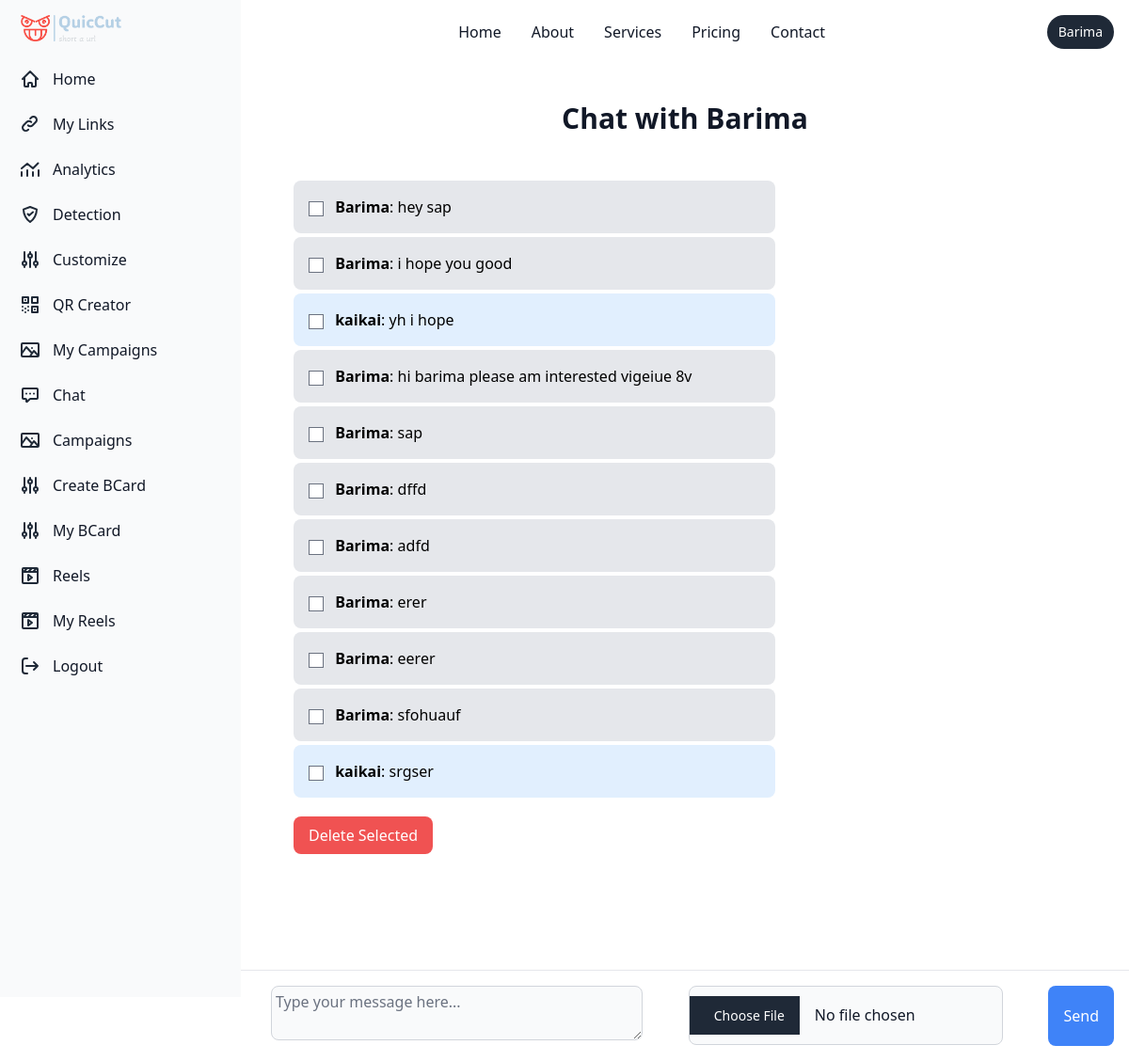
The app's page /chat/Barima/ (signed in), older data.
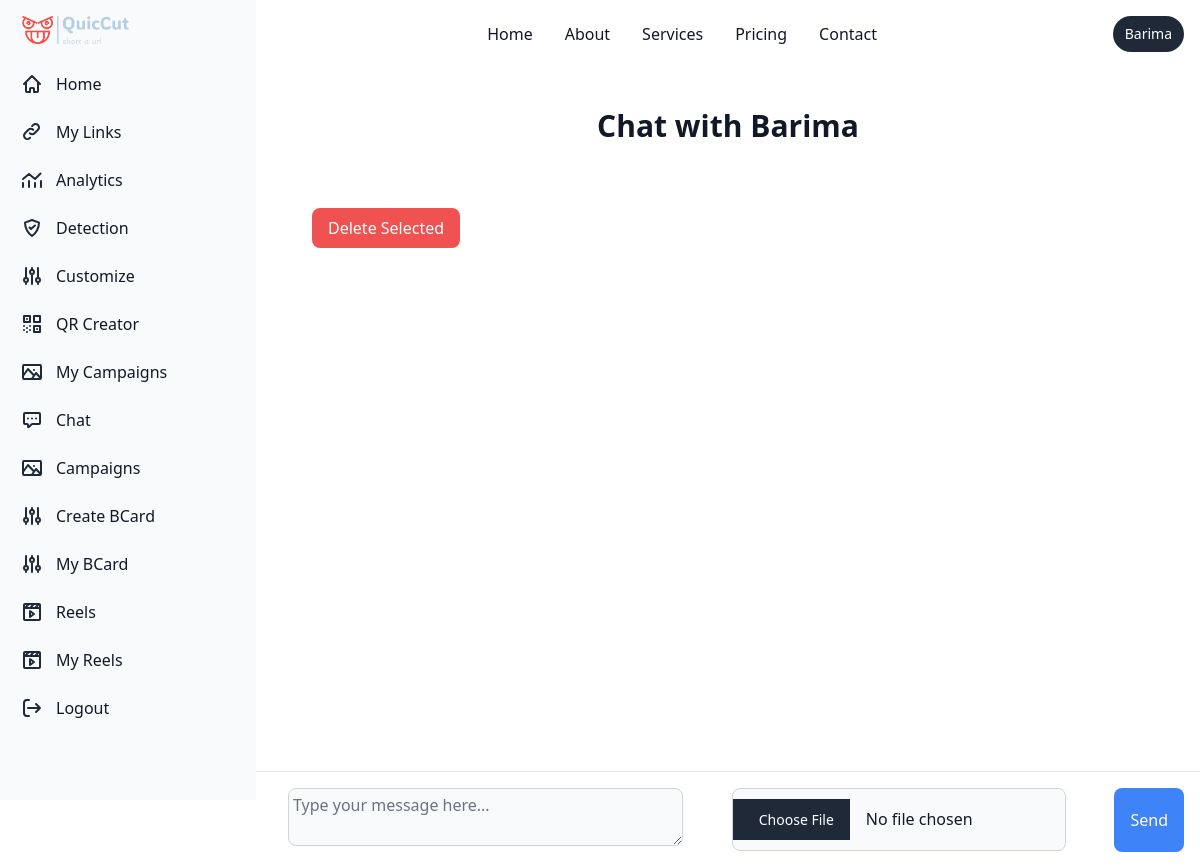
The same page, newer data.
### chat/models.py (models this page shows, shortened)
class Message(models.Model):
    sender = models.ForeignKey(User, related_name='sent_messages', on_delete=models.CASCADE)
    receiver = models.ForeignKey(User, related_name='received_messages', on_delete=models.CASCADE)
    content = models.TextField()
    timestamp = models.DateTimeField(auto_now_add=True)
    is_read = models.BooleanField(default=False)
    file = models.FileField(upload_to='uploads/', blank=True, null=True)

### chat/views.py (the view)
# urls.py: path('<str:username>/', views.chat_detail, name='chat_detail'),
@login_required
def chat_detail(request, username):
    user = get_object_or_404(User, username=username)
    if request.method == 'POST':
        form = MessageForm(request.POST, request.FILES)
        if form.is_valid():
            message = form.save(commit=False)
            message.sender = request.user
            message.receiver = user
            message.save()
            return redirect('chat_detail', username=user.username)
    else:
        form = MessageForm()
    messages = Message.objects.filter(
        (Q(sender=request.user) & Q(receiver=user)) |
        (Q(sender=user) & Q(receiver=request.user))
    ).order_by('timestamp')
    unread_messages = messages.filter(receiver=request.user, is_read=False)
    unread_messages.update(is_read=True)
    if request.method == 'POST':
        content = request.POST.get('content')
        if content:
            Message.objects.create(sender=request.user, receiver=user, content=content)
    if request.method == 'POST' and 'delete_message_ids' in request.POST:
            message_ids = request.POST.getlist('delete_message_ids')
            Message.objects.filter(id__in=message_ids).delete()
    return render(request, 'chat/chat_detail.html', {'messages': messages,'form': form, 'user': user})

### chat/forms.py
class MessageForm(forms.ModelForm):
    class Meta:
        model = Message
        fields = ['content', 'file']
        widgets = {
            'content': forms.Textarea(attrs={
                'rows': 2,
                'class': 'p-1 text-md text-gray-900 bg-gray-50 rounded-lg border border-gray-300 focus:ring-blue-500 focus:border-blue-500 dark:bg-gray-700 dark:border-gray-600 dark:placeholder-gray-400 dark:text-white dark:focus:ring-blue-500 dark:focus:border-blue-500',
                'placeholder': 'Type your message here...'
            }),
                'file': forms.ClearableFileInput(attrs={
                'class': "p-2.5 text-md text-gray-900 bg-gray-50 rounded-lg border border-gray-300 focus:ring-blue-500 focus:border-blue-500 dark:bg-gray-700 dark:border-gray-600 dark:placeholder-gray-400 dark:text-white dark:focus:ring-blue-500 dark:focus:border-blue-500",
            }),
        }

### chat/templatetags/chat_tags.py (called while the page is built)
@register.simple_tag
def unread_message_count(user):
    return Message.objects.filter(receiver=user, is_read=False).count()

### templates/chat/chat_detail.html (shortened to what this page needs)
{% extends 'basehome/base.html' %}
{% block content %}
<div class="p-10 sm:ml-64 h-screen flex flex-col">
    <div class="flex-none">
        <h1 class="text-center text-3xl font-bold text-gray-900 mb-8">Chat with {{ user.username }}</h1>
    </div>
    <div class="flex-1 overflow-y-auto p-4 space-y-4 mb-24">
        <form method="post">
            {% for message in messages %}
                <div class="mb-1 {% if message.sender == request.user %}bg-blue-100 self-end{% else %}bg-gray-200 self-start{% endif %} p-4 rounded-lg max-w-lg">
                    <input type="checkbox" name="delete_message_ids" value="{{ message.id }}" class="mr-2">
                    <strong >{{ message.sender.username }}</strong>: {{ message.content }}
                </div>
            {% endfor %}
            <button type="submit" class="mt-4 bg-red-500 text-white px-4 py-2 rounded-lg hover:bg-red-600">Delete Selected</button>
        </form>
    </div>
    <div class="ml-64 bg-white p-4 border-t border-gray-200 fixed bottom-0 inset-x-0">
        <form method="post" enctype="multipart/form-data" class="flex space-x-4">
            <div class="flex-grow">
                {{ form.content }}
            </div>
            <div class="flex-grow">
                {{ form.file }}
            </div>
            <button type="submit" class="bg-blue-500 text-white px-4 py-1.5 rounded-lg hover:bg-blue-600">
                Send
            </button>
        </form>
    </div>
</div>
{% endblock %}

Row changes from the older to the newer data that the page shows:
removed Message: sender.username "Barima", content "hey sap"
removed Message: sender.username "Barima", content "i hope you good"
removed Message: sender.username "kaikai", content "yh i hope"
removed Message: sender.username "Barima", content "hi barima please am interested vigeiue 8v"
removed Message: sender.username "Barima", content "sap"
removed Message: sender.username "Barima", content "dffd"
removed Message: sender.username "Barima", content "adfd"
removed Message: sender.username "Barima", content "erer"
removed Message: sender.username "Barima", content "eerer"
removed Message: sender.username "Barima", content "sfohuauf"
removed Message: sender.username "kaikai", content "srgser"
